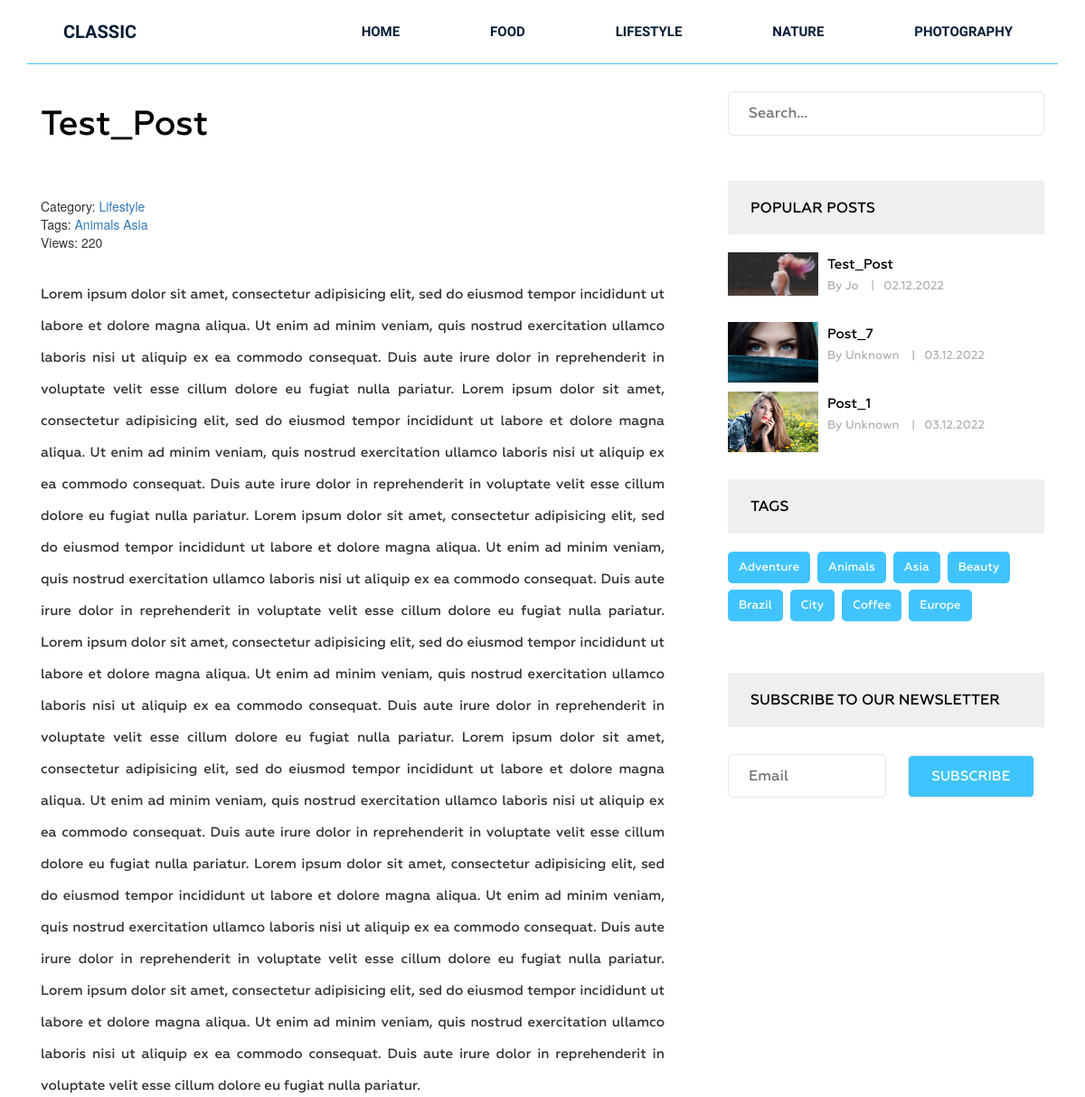
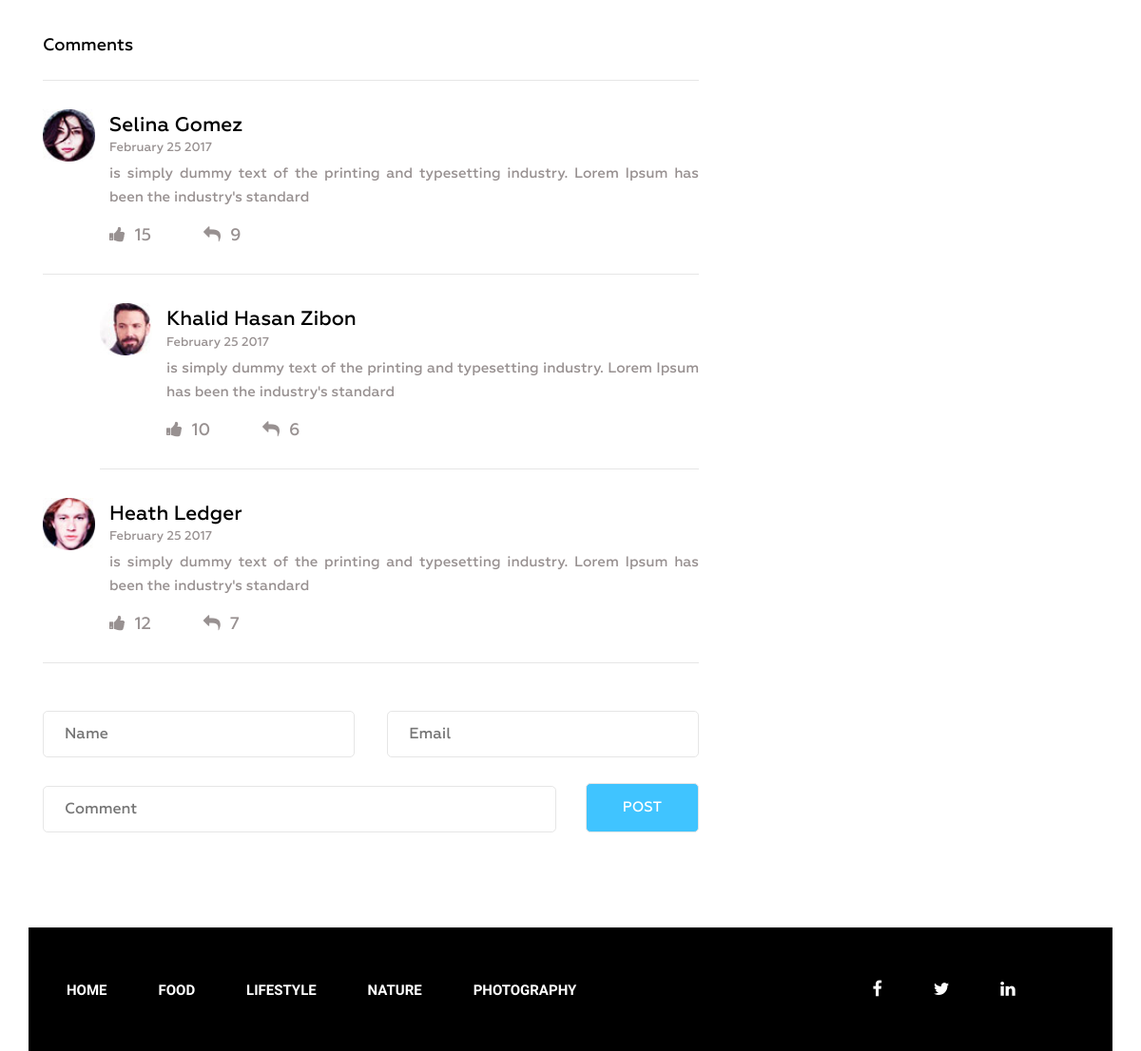
Screenshot of /post/test-post/ with the database file from the repository (2 pictures, top to bottom).
### blog/models.py (models this page shows, shortened)
class Category(models.Model):
    title = models.CharField(max_length=255)
    slug = models.SlugField(max_length=255, unique=True, verbose_name='Url_of_Category')
    def __str__(self):
        return self.title
    def get_absolute_url(self):
        return reverse('category', kwargs={"slug": self.slug})
    class Meta:
        verbose_name = 'Категория(ю)'
        verbose_name_plural = 'Категории'
        ordering = ['title']

class Post(models.Model):
    title = models.CharField(max_length=255)
    slug = models.SlugField(max_length=255, unique=True, verbose_name='Url_of_Post')
    author = models.CharField(max_length=100)
    content = models.TextField(blank=True)  # Не обязательно к заполнению
    created_at = models.DateTimeField(auto_now_add=True, verbose_name='Опубликовано')
    photo = models.ImageField(upload_to='photos/%Y/%m/%d', blank=True)
    is_published = models.BooleanField(default=True, verbose_name="Опубликовано")
    views = models.IntegerField(default=0, verbose_name='Кол-во просмотров')  # По умолчанию ноль
    category = models.ForeignKey(Category, on_delete=models.PROTECT, related_name='get_category')
    tags = models.ManyToManyField(Tag, blank=True, related_name='posts')
    def get_absolute_url(self):
        return reverse('post', kwargs={"slug": self.slug})
    class Meta:
        verbose_name = "Пост"
        verbose_name_plural = "Посты(ов)"
        ordering = ['-created_at']

class Tag(models.Model):
    title = models.CharField(max_length=50)
    slug = models.SlugField(max_length=255, unique=True, verbose_name='Url_of_Tag')
    def __str__(self):
        return self.title
    def get_absolute_url(self):
        return reverse('tag', kwargs={"slug": self.slug})
    class Meta:
        verbose_name = "Тэг"
        verbose_name_plural = "Тэги"
        ordering = ['title']

### blog/views.py (the view)
# urls.py: path('post/<str:slug>/', GetPost.as_view(), name='post'),
class GetPost(DetailView):
    model = Post
    template_name = 'blog/single_post.html'
    context_object_name = 'post'
    def get_context_data(self, *, object_list=None, **kwargs):
        context = super().get_context_data(**kwargs)
        self.object.views = F('views') + 1
        self.object.save()
        self.object.refresh_from_db()
        return context

### blog/templatetags/menu.py (called while the page is built)
@register.inclusion_tag('templatetags_templates/menu_tpl.html')
def show_menu(menu_class='menu'):
    categories = Category.objects.annotate(cnt=Count("get_category", filter=F("get_category__is_published"))).\
        filter(cnt__gt=0)
    return {'categories': categories, 'menu_class': menu_class}

### blog/templatetags/sidebar.py (called while the page is built)
@register.inclusion_tag('templatetags_templates/popular_posts_tpl.html')
def get_popular_posts(cnt=3):
    posts = Post.objects.order_by('-views')[:cnt]
    return {"posts": posts}

@register.inclusion_tag('templatetags_templates/tags_tpl.html')
def get_tags():
    tags = Tag.objects.all()
    return {"tags": tags}

@register.inclusion_tag('templatetags_templates/search_tpl.html')
def show_search_menu():
    pass

@register.inclusion_tag('templatetags_templates/email_tpl.html')
def show_email_menu():
    pass

### blog/templates/blog/single_post.html (shortened to what this page needs)
{% extends 'base.html' %}
{% load static %}
{% load sidebar %}
{% block content %}
<section class="single-blog-area">
    <div class="container">
        <div class="row">
            <div class="col-md-12">
                <div class="border-top">
                    <div class="col-md-8">
                        <div class="blog-area">
                            <div class="blog-area-part">
                                <h2>{{ post.title }}</h2>
                                <div class="single-content">
                                    <div>
                                        <span>Category:
                                            <a href="{{ post.category.get_absolute_url }}">{{ post.category }}</a>
                                        </span>
                                        <br>
                                        {% if post.tags.exists %}
                                        <span>
                                            Tags:
                                            {% for tag in post.tags.all %}
                                                <a href="{{ tag.get_absolute_url }}">{{ tag.title }}</a>
                                            {% endfor %}
                                        </span>
                                        <br>
                                        {% endif %}
                                        <span>Views: {{ post.views }}</span>
                                    </div>
                                    {{ post.content|safe }}
                                </div>
                            </div>
                            <div class="commententries">
                                <h3>Comments</h3>
                                <ul class="commentlist">
                                    <li>
                                        <article class="comment">
                                            <header class="comment-author">
                                                <img src="{% static 'img/author-1.jpg' %}" alt="">
                                            </header>
                                            <section class="comment-details">
                                                <div class="author-name">
                                                    <h5><a href="#">Selina Gomez</a></h5>
                                                    <p>February 25 2017</p>
                                                </div>
                                                <div class="comment-body">
                                                    <p>is simply dummy text of the printing and typesetting industry.
                                                        Lorem Ipsum has been the industry's standard </p>
                                                </div>
                                                <div class="reply">
                                                    <p>
                                                        <span>
                                                            <a href="#"><i class="fa fa-thumbs-up"
                                                                           aria-hidden="true"></i></a>15
                                                        </span>
                                                        <span>
                                                            <a href="#"><i class="fa fa-reply"
                                                                           aria-hidden="true"></i></a>9
                                                        </span>
                                                    </p>
                                                </div>
                                            </section>
                                        </article>
                                        <ul class="children">
                                            <li>
                                                <article class="comment">
                                                    <header class="comment-author">
                                                        <img src="{% static 'img/author-2.jpg' %}" alt="">
                                                    </header>
                                                    <section class="comment-details">
                                                        <div class="author-name">
                                                            <h5><a href="#">Khalid Hasan Zibon</a></h5>
                                                            <p>February 25 2017</p>
                                                        </div>
                                                        <div class="comment-body">
                                                            <p>is simply dummy text of the printing and typesetting
                                                                industry. Lorem Ipsum has been the industry's
                                                                standard </p>
                                                        </div>
                                                        <div class="reply">
                                                            <p>
                                                                <span>
                                                                    <a href="#"><i class="fa fa-thumbs-up"
                                                                                   aria-hidden="true"></i></a>10
                                                                </span>
                                                                <span>
                                                                    <a href="#"><i class="fa fa-reply"
                                                                                   aria-hidden="true"></i></a>6
                                                                </span>
                                                            </p>
                                                        </div>
                                                    </section>
                                                </article>
                                            </li>
                                        </ul>
                                    </li>
                                    <li>
                                        <article class="comment">
                                            <header class="comment-author">
                                                <img src="{% static 'img/author-3.jpg' %}" alt="">
                                            </header>
                                            <section class="comment-details">
                                                <div class="author-name">
                                                    <h5><a href="#">Heath Ledger</a></h5>
                                                    <p>February 25 2017</p>
                                                </div>
                                                <div class="comment-body">
                                                    <p>is simply dummy text of the printing and typesetting industry.
                                                        Lorem Ipsum has been the industry's standard </p>
                                                </div>
                                                <div class="reply">
                                                    <p>
                                                        <span>
                                                            <a href="#"><i class="fa fa-thumbs-up"
                                                                           aria-hidden="true"></i></a>12
                                                    </span>
                                                        <span>
                                                            <a href="#"><i class="fa fa-reply"
                                                                           aria-hidden="true"></i></a>7
                                                        </span>
                                                    </p>
                                                </div>
                                            </section>
                                        </article>
                                    </li>
                                </ul>
                            </div>
                            <form action="#" method="get">
                                <div class="name">
                                    <input type="text" name="" id="" placeholder="Name" class="name">
                                </div>
                                <div class="email">
                                    <input type="email" name="" id="" placeholder="Email" class="email">
                                </div>
                                <div class="comment">
                                    <input type="text" name="" id="" placeholder="Comment" class="comment">
                                </div>
                                <div class="post">
                                    <input type="submit" value="Post">
                                </div>
                            </form>
                        </div>
                    </div>
                    <div class="col-md-4">
                        {% show_search_menu %}
                        {% get_popular_posts 3 %}
                        {% get_tags %}
                        {% show_email_menu %}
                    </div>
                </div>
            </div>
        </div>
    </div>
</section>
{% endblock %}

### templates/base.html (shortened to what this page needs)
{% load static %}
{% load cache %}
<!DOCTYPE html>
<html lang="en">
<head>
    <link rel="stylesheet" href="{% static 'css/bootstrap.css' %}">
    <link rel="stylesheet" href="{% static 'css/font-awesome.min.css' %}">
    <link rel="stylesheet" href="{% static 'css/owl.carousel.min.css' %}">
    <link rel="stylesheet" href="{% static 'css/owl.theme.default.min.css' %}">
    <link rel="stylesheet" href="{% static 'style.css' %}">
    <link rel="stylesheet" href="{% static 'responsive.css' %}">
</head>
<body>
    <div class="wrapper">
        {% cache 20 header %}
        {% include  'inc/_header.html' %}
        {% endcache %}
        {% block content %}{% endblock %}
        {% cache 20 footer %}
        {% include  'inc/_footer.html' %}
        {% endcache %}
    </div>
</body>
</html>

### templates/inc/_header.html
{% load menu %}
<header class="header">
    <div class="container">
        <div class="row">
            <div class="col-md-2">
                <div class="logo">
                    <h2><a href="{% url 'home' %}">Classic</a></h2>
                </div>
            </div>
            <div class="col-md-10">
                {% show_menu %}
            </div>
        </div>
    </div>
</header>

### blog/templates/templatetags_templates/search_tpl.html
<div class="newsletter">
    <form action="{% url 'search' %}" method="get">
        <input type="text" name="s" placeholder="Search...">
    </form>
</div>

### blog/templates/templatetags_templates/popular_posts_tpl.html
<h2 class="sidebar-title">Popular posts</h2>
<div class="grid">
    {% for post in posts %}
    <div class="portfolio-item recent popular">
        {% if post.photo %}
        <img src="{{ post.photo.url }}" width="350" alt="{{ post.title }}">
        {% else %}
        <img src="https://picsum.photos/id/1060/300/201/?blur=2" alt="{{ post.title }}">
        {% endif %}
        <div class="portfolio-text">
            <h5><a href="{{ post.get_absolute_url }}">{{ post.title }}</a></h5>
            <p>By {{ post.author }} <span>|</span>{{ post.created_at|date:"d.m.Y" }}</p>
        </div>
    </div>
    {% endfor %}
</div>

### blog/templates/templatetags_templates/tags_tpl.html
<div class="tags">
    <h2 class="sidebar-title">Tags</h2>
    {% for tag in tags %}
    <p><a href="{{ tag.get_absolute_url }}">{{ tag }}</a></p>
    {% endfor %}
</div>

### blog/templates/templatetags_templates/email_tpl.html
<div class="newsletter">
    <h2 class="sidebar-title">Subscribe To oUR nEWSLETTER</h2>
    <form action="#" method="post">
        <input type="email" name="" id="" placeholder="Email">
        <input type="submit" value="Subscribe">
    </form>
</div>

### templates/inc/_footer.html (shortened to what this page needs)
{% load menu %}
<footer class="footer">
    <div class="container">
        <div class="row">
            <div class="col-md-12">
                <div class="footer-bg">
                    <div class="row">
                        <div class="col-md-9">
                            {% show_menu 'footer-menu' %}
                        </div>
                        <div class="col-md-3">
                            <div class="footer-icon">
                                <p><a href="#"><i class="fa fa-facebook" aria-hidden="true"></i></a><a
                                        href="#"> <i class="fa fa-twitter" aria-hidden="true"></i></a><a
                                        href="#"> <i class="fa fa-linkedin" aria-hidden="true"></i></a></p>
                            </div>
                        </div>
                    </div>
                </div>
            </div>
        </div>
    </div>
</footer>

### rows the page displays
Category: title "FOOD"
Category: title "LIFESTYLE"
Category: title "NATURE"
Category: title "PHOTOGRAPHY"
Post: title "Test_Post", category "Lifestyle", views "220", content "Lorem ipsum dolor sit amet, consectetur adipisicing elit, sed do eiusmod tempor incididunt ut labore et dolore magna aliqua. Ut enim ad minim veniam, quis nostrud exercitation ullamco laboris nisi ut aliquip ex ea commodo consequat. Duis aute irure dolor in reprehenderit in voluptate velit esse cillum dolore eu fugiat nulla pariatur. Lorem ipsum dolor sit amet, consectetur adipisicing elit, sed do eiusmod tempor incididunt ut labore et dolore magna aliqua. Ut enim ad minim veniam, quis nostrud exercitation ullamco laboris nisi ut aliquip ex ea commodo consequat. Duis aute irure dolor in reprehenderit in voluptate velit esse cillum dolore eu fugiat nulla pariatur. Lorem ipsum dolor sit amet,…", photo (picture), author "Jo", created_at "02.12.2022"
Tag: title "Animals"
Tag: title "Asia"
Post: photo (picture), title "Post_7", author "Unknown", created_at "03.12.2022"
Post: photo (picture), title "Post_1", author "Unknown", created_at "03.12.2022"
Tag: title "Adventure"
Tag: title "Beauty"
Tag: title "Brazil"
Tag: title "City"
Tag: title "Coffee"
Tag: title "Europe"
